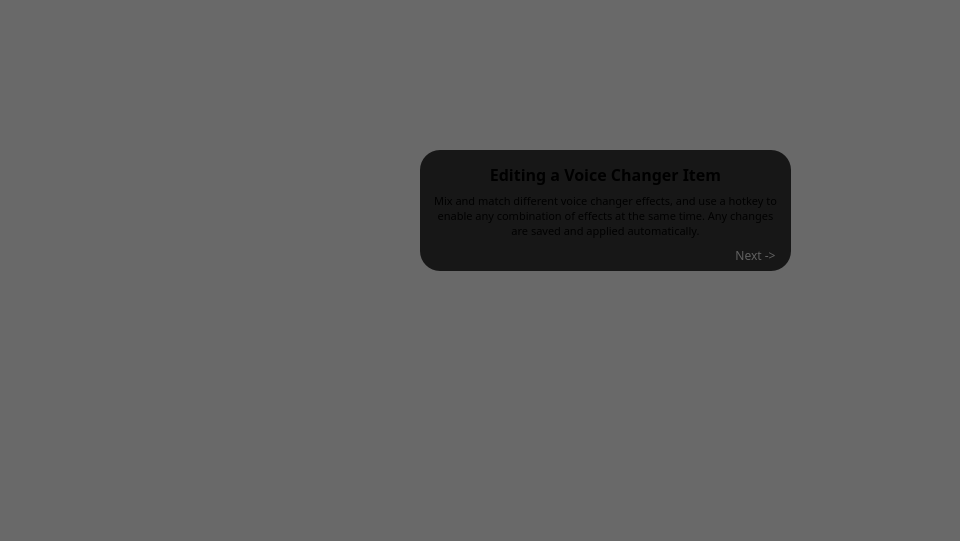
  <widget class="QGroupBox" name="slide_10">
   <property name="geometry">
    <rect>
     <x>0</x>
     <y>540</y>
     <width>960</width>
     <height>541</height>
    </rect>
   </property>
   <property name="styleSheet">
    <string notr="true">border: 0px;
background: transparent;</string>
   </property>
   <property name="title">
    <string/>
   </property>
   <widget class="QGroupBox" name="groupBox_14">
    <property name="geometry">
     <rect>
      <x>420</x>
      <y>150</y>
      <width>371</width>
      <height>121</height>
     </rect>
    </property>
    <property name="styleSheet">
     <string notr="true">QGroupBox {
	background: rgba(0, 0, 0, 200);
	border-radius: 20px;
}</string>
    </property>
    <property name="title">
     <string/>
    </property>
    <widget class="QLabel" name="label_34">
     <property name="geometry">
      <rect>
       <x>0</x>
       <y>4</y>
       <width>371</width>
       <height>41</height>
      </rect>
     </property>
     <property name="font">
      <font>
       <family>Cascadia Code</family>
       <pointsize>12</pointsize>
       <bold>true</bold>
      </font>
     </property>
     <property name="text">
      <string>Editing a Voice Changer Item</string>
     </property>
     <property name="alignment">
      <set>Qt::AlignCenter</set>
     </property>
     <property name="wordWrap">
      <bool>true</bool>
     </property>
     <property name="margin">
      <number>0</number>
     </property>
    </widget>
    <widget class="QLabel" name="label_35">
     <property name="geometry">
      <rect>
       <x>10</x>
       <y>30</y>
       <width>351</width>
       <height>71</height>
      </rect>
     </property>
     <property name="font">
      <font>
       <family>Cascadia Code</family>
       <pointsize>8</pointsize>
       <bold>false</bold>
      </font>
     </property>
     <property name="text">
      <string>Mix and match different voice changer effects, and use a hotkey to enable any combination of effects at the same time. Any changes are saved and applied automatically.</string>
     </property>
     <property name="alignment">
      <set>Qt::AlignCenter</set>
     </property>
     <property name="wordWrap">
      <bool>true</bool>
     </property>
     <property name="margin">
      <number>5</number>
     </property>
    </widget>
    <widget class="QPushButton" name="next_13">
     <property name="enabled">
      <bool>true</bool>
     </property>
     <property name="geometry">
      <rect>
       <x>300</x>
       <y>90</y>
       <width>71</width>
       <height>31</height>
      </rect>
     </property>
     <property name="font">
      <font>
       <family>Cascadia Code</family>
      </font>
     </property>
     <property name="styleSheet">
      <string notr="true">QPushButton {
background: transparent;
border: 0px;
color: #606060;
}

QPushButton:hover {
color: #B0B0B0;
}

QPushButton:pressed {
color: #E0E0E0;
}</string>
     </property>
     <property name="text">
      <string>Next -&gt;</string>
     </property>
    </widget>
   </widget>
   <widget class="QWidget" name="widget_3" native="true">
    <property name="geometry">
     <rect>
      <x>0</x>
      <y>0</y>
      <width>961</width>
      <height>541</height>
     </rect>
    </property>
    <property name="styleSheet">
     <string notr="true">background: rgba(0, 0, 0, 150);</string>
    </property>
   </widget>
   <zorder>widget_3</zorder>
   <zorder>groupBox_14</zorder>
  </widget>
